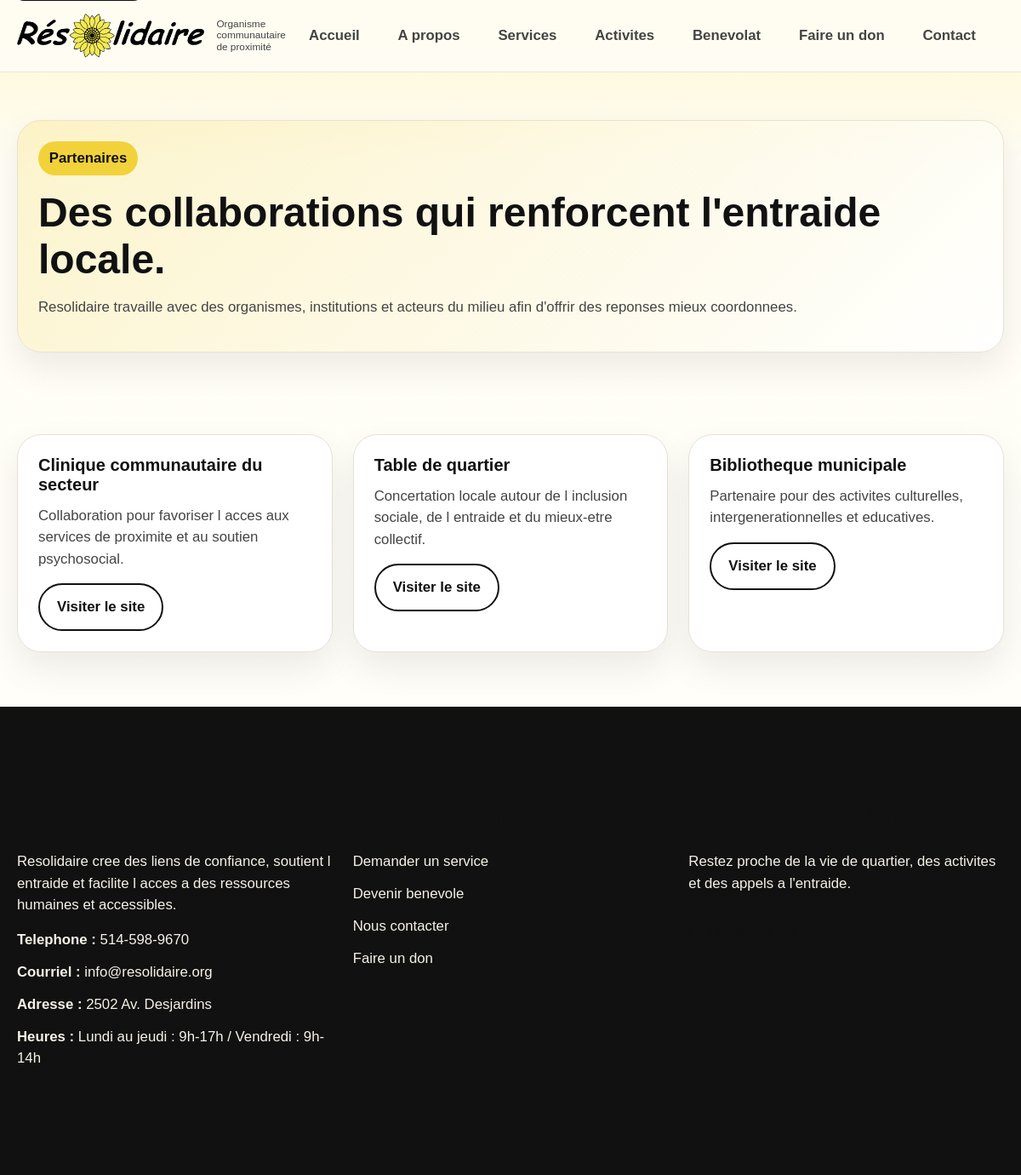
/partenaires.php, run on the app's committed database.
### tables this page shows
CREATE TABLE partners (
  id INT AUTO_INCREMENT PRIMARY KEY,
  name VARCHAR(180) NOT NULL,
  description TEXT,
  logo VARCHAR(255),
  website_url VARCHAR(255),
  display_order INT DEFAULT 0,
  is_active TINYINT(1) DEFAULT 1,
  created_at TIMESTAMP DEFAULT CURRENT_TIMESTAMP
);

### app/config/database.php (called while the page is built, shortened)
<?php
function db(): PDO
{
    static $pdo = null;
    if ($pdo instanceof PDO) {
        return $pdo;
    }
    $host = '127.0.0.1';
    $port = '3306';
    $database = 'resolidaire';
    $username = 'root';
    $password = '';
    $charset = 'utf8mb4';
    $dsn = "mysql:host={$host};port={$port};dbname={$database};charset={$charset}";
    $options = [
        PDO::ATTR_ERRMODE => PDO::ERRMODE_EXCEPTION,
        PDO::ATTR_DEFAULT_FETCH_MODE => PDO::FETCH_ASSOC,
        PDO::ATTR_EMULATE_PREPARES => false,
    ];
    $pdo = new PDO($dsn, $username, $password, $options);
    return $pdo;
}

### app/models/Partner.php (called while the page is built, shortened)
<?php
class Partner
{
    public static function all(bool $activeOnly = false): array
    {
        $sql = 'SELECT * FROM partners';
        if ($activeOnly) {
            $sql .= ' WHERE is_active = 1';
        }
        $sql .= ' ORDER BY display_order ASC, name ASC';
        return db()->query($sql)->fetchAll();
    }
}

### app/helpers/functions.php (called while the page is built, shortened)
<?php
function e(?string $value): string
{
    return htmlspecialchars((string) $value, ENT_QUOTES, 'UTF-8');
}

### public/partenaires.php (the view, shortened to what this page needs)
<?php
require_once __DIR__ . '/../includes/header.php';
$partners = Partner::all(true);
require_once __DIR__ . '/../includes/nav.php';
?>
<main id="main-content">
    <section class="page-hero">
        <div class="container">
            <div class="panel">
                <span class="eyebrow">Partenaires</span>
                <h1>Des collaborations qui renforcent l'entraide locale.</h1>
                <p>Resolidaire travaille avec des organismes, institutions et acteurs du milieu afin d'offrir des reponses mieux coordonnees.</p>
            </div>
        </div>
    </section>
    <section>
        <div class="container">
            <div class="cards-grid">
                <?php foreach ($partners as $partner): ?>
                    <article class="card">
                        <div class="card-body">
                            <h3><?= e($partner['name']); ?></h3>
                            <p><?= e($partner['description']); ?></p>
                            <?php if ($partner['website_url']): ?>
                                <a class="button button-secondary" href="<?= e($partner['website_url']); ?>" target="_blank" rel="noopener">Visiter le site</a>
                            <?php endif; ?>
                        </div>
                    </article>
                <?php endforeach; ?>
            </div>
        </div>
    </section>
</main>
<?php require_once __DIR__ . '/../includes/footer.php'; ?>

### public/assets/css/style.css (style rules this page uses)
:root { --color-primary: #f2d23b; --color-black: #111111; --color-text: #444444; --color-bg: #fffdf5; --color-white: #ffffff; --color-border: #e8e2d0; --color-accent: #f7f0ce; --shadow-soft: 0 18px 40px rgba(17, 17, 17, 0.08); --radius-lg: 28px; --radius-md: 18px; --radius-sm: 12px; --container: 1160px; }
body { font-family: Arial, sans-serif; background: linear-gradient(180deg, #fff7d1 0%, var(--color-bg) 14%, #fffefb 100%); color: var(--color-text); font-size: 1.05rem; }
.container { width: min(calc(100% - 2rem), var(--container)); margin: 0 auto; }
main { display: block; }
section { padding: 4rem 0; }
.hero-grid, .split-grid, .footer-grid, .stats-grid, .cards-grid { display: grid; gap: 1.5rem; }
.hero-card, .panel, .card, .stat-card, .contact-card { background: var(--color-white); border: 1px solid var(--color-border); border-radius: var(--radius-lg); box-shadow: var(--shadow-soft); }
.eyebrow { display: inline-block; padding: 0.45rem 0.8rem; background: var(--color-primary); border-radius: 999px; font-weight: 700; color: var(--color-black); margin-bottom: 1rem; }
h1, h2, h3 { color: var(--color-black); line-height: 1.15; }
h1 { font-size: clamp(2.3rem, 4vw, 4.5rem); margin-bottom: 1rem; }
h3 { font-size: 1.25rem; margin-bottom: 0.75rem; }
p { margin-bottom: 1rem; }
.button, button, .button-link { display: inline-flex; align-items: center; justify-content: center; gap: 0.5rem; min-height: 48px; padding: 0.85rem 1.25rem; border-radius: 999px; border: 2px solid transparent; background: var(--color-black); color: var(--color-white); font-weight: 700; cursor: pointer; }
.button-secondary { background: transparent; color: var(--color-black); border-color: var(--color-black); }
.cards-grid { grid-template-columns: repeat(3, minmax(0, 1fr)); }
.card { overflow: hidden; }
.card-body, .panel, .contact-card { padding: 1.5rem; }
.page-hero { padding: 3.5rem 0 2rem; }
.page-hero .panel { background: linear-gradient(135deg, rgba(242, 210, 59, 0.22), rgba(255, 255, 255, 0.9)); }

### data on the page
partners: name "Clinique communautaire du secteur", description "Collaboration pour favoriser l acces aux services de proximite et au soutien psychosocial."
partners: name "Table de quartier", description "Concertation locale autour de l inclusion sociale, de l entraide et du mieux-etre collectif."
partners: name "Bibliotheque municipale", description "Partenaire pour des activites culturelles, intergenerationnelles et educatives."

### other printed values
$label "Accueil"
$label "A propos"
$label "Services"
$label "Activites"
$label "Benevolat"
$label "Faire un don"
$label "Contact"
$footerIntro "Resolidaire cree des liens de confiance, soutient l entraide et facilite l acces a des ressources humaines et accessibles."
$footerPhone "514-598-9670"
$siteSettings['email'] "info@resolidaire.org"
$footerAddress "2502 Av. Desjardins"
$footerHours "Lundi au jeudi : 9h-17h / Vendredi : 9h-14h"
$link['label'] "Demander un service"
$link['label'] "Devenir benevole"
$link['label'] "Nous contacter"
